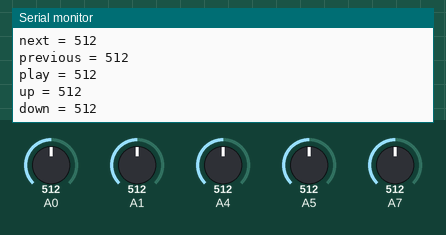
Bench run of a sketch on a simulated Arduino Leonardo, built with avr-gcc and run on an emulated ATmega32U4. Parts: the last lines printed to the serial monitor. The test bench sets the inputs (shaded band); at power-on: A0 = 512, A1 = 512, A4 = 512, A5 = 512, A7 = 512. USB keyboard and mouse output is not drawn.

Above: at 1.8 s.
1.9 s: A0 set to 490
3.4 s: A1 set to 490
4.9 s: A4 set to 490
At 6.0 s:
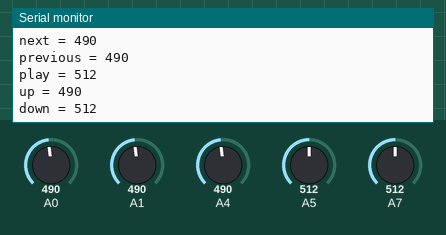
6.4 s: A5 set to 490
At 7.3 s:
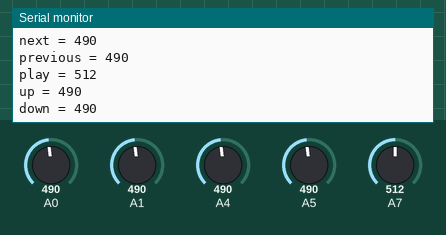
7.9 s: A7 set to 490
At 8.4 s:
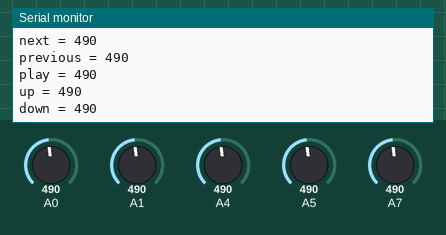
9.4 s: A0 set to 510
Timing chart, 0 to 11.9 s (numbered marks = the images above; inputs shaded):
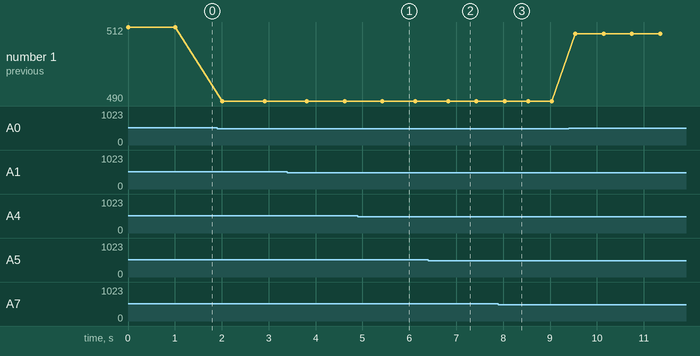

Measured:
- after the input at 4.9 s, the serial monitor: prints a new line after 0.52 s (image 1)
- after the input at 6.4 s, the serial monitor: prints a new line after 0.43 s (image 2)
- after the input at 7.9 s, the serial monitor: prints a new line after 0.13 s (image 3)
- plotted number 1: 512 → 490 after the input at 1.9 s, 490 → 510 after the input at 9.4 s

The sketch:

t-shirt.ino
```cpp
#include <Keyboard.h>

char ctrlKey = KEY_LEFT_CTRL;
char upKey = KEY_UP_ARROW;
char downKey = KEY_DOWN_ARROW;
char leftKey = KEY_LEFT_ARROW;
char rightKey = KEY_RIGHT_ARROW;

int nextSong;
int previousSong;
int playPause;
int volUp;
int volDown;


void setup() {
  // put your setup code here, to run once:

      Keyboard.begin();

}

void loop() {

  previousSong=analogRead(0);
  nextSong=analogRead(1);
  playPause=analogRead(7);
  volUp=analogRead(4);
  volDown=analogRead(5);

  Serial.print("next = ");
  Serial.println(nextSong);


  Serial.print("previous = ");
  Serial.println(previousSong);

  Serial.print("play = ");
  Serial.println(playPause);

  Serial.print("up = ");
  Serial.println(volUp);

  Serial.print("down = ");
  Serial.println(volDown);


  delay(500);

//////////////////////////////////////////////////////////////////////////////////////////

if(nextSong >500)
{
 Keyboard.press(ctrlKey);
  Keyboard.press(rightKey);
  delay(100);
  Keyboard.releaseAll();
  // wait for new window to open:

}

/////////////////////////////////////////////////////////////////////////////////////////

if(previousSong > 500 )
{
 Keyboard.press(ctrlKey);
  Keyboard.press(leftKey);
  delay(100);
  Keyboard.releaseAll();
  // wait for new window to open:

}

/////////////////////////////////////////////////////////////////////////////////////////

if(playPause > 500 )
{
 Keyboard.press(32);

  delay(100);
  Keyboard.releaseAll();
  // wait for new window to open:

}

/////////////////////////////////////////////////////////////////////////////////////////

if(volUp > 500 )
{
 Keyboard.press(ctrlKey);
  Keyboard.press(upKey);

  delay(100);
  Keyboard.releaseAll();
  // wait for new window to open:

}

/////////////////////////////////////////////////////////////////////////////////////////

if(volDown > 500 )
{
 Keyboard.press(ctrlKey);
  Keyboard.press(downKey);

  delay(100);
  Keyboard.releaseAll();
  // wait for new window to open:

}


}
```
